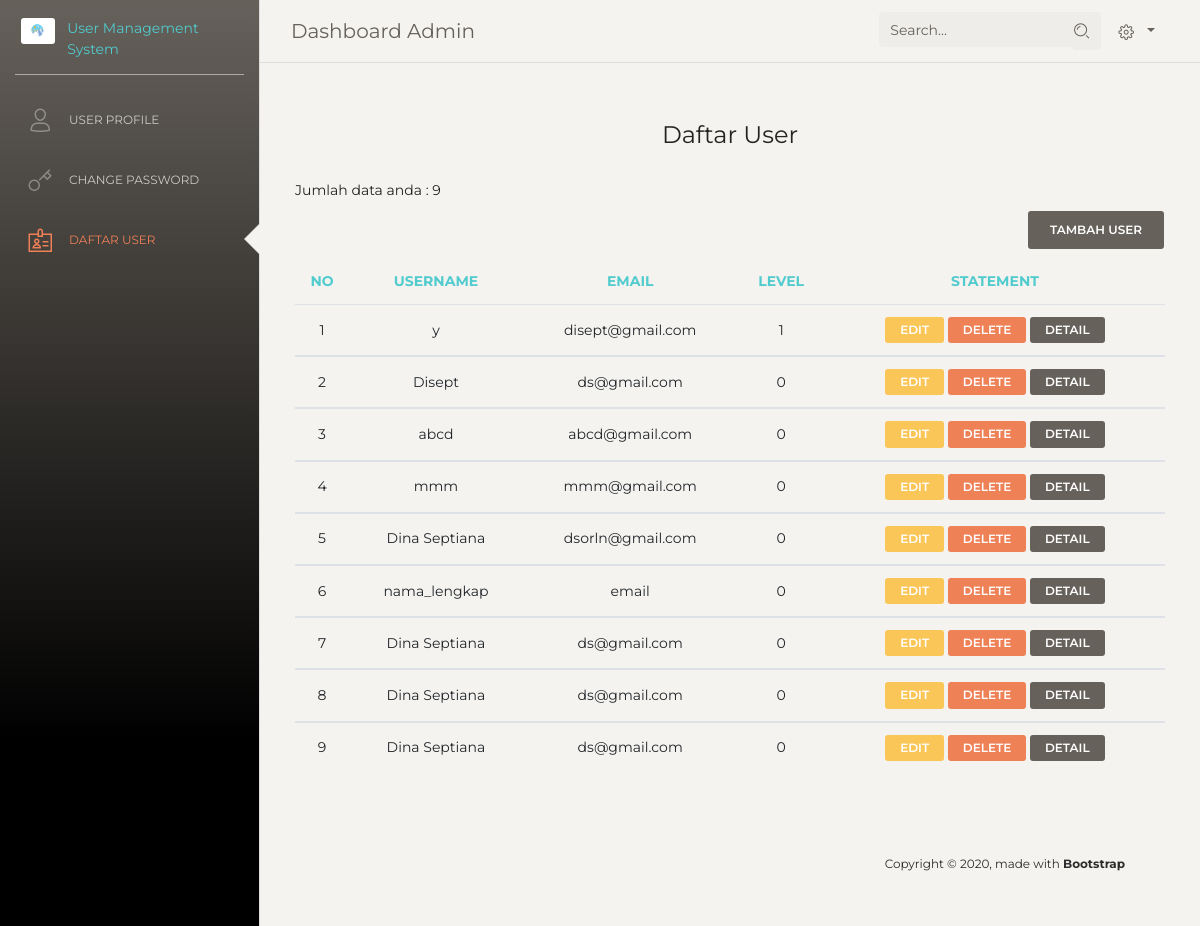
The app's page /admin/tables.php with its own data.
### tables this page shows
CREATE TABLE `users` (
  `id` int(11) NOT NULL,
  `email` varchar(100) NOT NULL,
  `nama_lengkap` varchar(100) NOT NULL,
  `password` varchar(225) NOT NULL,
  `deleted_at` timestamp NULL DEFAULT NULL,
  `created_at` timestamp NOT NULL DEFAULT CURRENT_TIMESTAMP ON UPDATE CURRENT_TIMESTAMP,
  `updated_at` timestamp NOT NULL DEFAULT CURRENT_TIMESTAMP ON UPDATE CURRENT_TIMESTAMP,
  `is_admin` tinyint(1) NOT NULL DEFAULT '0'
);

### admin/tables.php (the view, shortened to what this page needs)
<?php
require_once '../config/db.php';
$query =mysqli_query($db,"select * from users");
?>
<!DOCTYPE html>
<html lang="en">
<head>
  <link href="../assets/css/font-awesome.min.css" rel="stylesheet">
  <link href="../assets/css/bootstrap.min.css" rel="stylesheet" />
  <link href="../assets/css/paper-dashboard.css?v=2.0.0" rel="stylesheet" />
  <link href="../assets/demo/demo.css" rel="stylesheet" />
</head>
<body>
  <div class="wrapper ">
    <div class="sidebar" data-color="blue" data-active-color="danger">
      <div class="logo">
        <a href="index.php" class="simple-text logo-mini">
          <div class="logo-image-small">
            <img src="../assets/img/Logo.jpg">
          </div>
        </a>
        <a href="index.php" class="logo-normal">
          User Management System
        </a>
      </div>
      <div class="sidebar-wrapper">
        <ul class="nav">
          <li>
            <a href="../admin/index.php">
              <i class="nc-icon nc-single-02"></i>
              <p>User Profile</p>
            </a>
          </li>
          <li>
            <a href="./cp.php">
              <i class="nc-icon nc-key-25"></i>
              <p>Change Password</p>
            </a>
          </li>
          <li class="active">
            <a href="./tables.php">
              <i class="nc-icon nc-badge"></i>
              <p>Daftar User</p>
            </a>
          </li>
        </ul>
      </div>
    </div>
    <div class="main-panel">
      <nav class="navbar navbar-expand-lg navbar-absolute fixed-top navbar-transparent">
        <div class="container-fluid">
          <div class="navbar-wrapper">
            <a class="navbar-brand" href="#">Dashboard Admin</a>
          </div>
          <div class="collapse navbar-collapse justify-content-end" id="navigation">
            <form>
              <div class="input-group no-border">
                <input type="text" value="" class="form-control" placeholder="Search...">
                <div class="input-group-append">
                  <div class="input-group-text">
                    <i class="nc-icon nc-zoom-split"></i>
                  </div>
                </div>
              </div>
            </form>
            <ul class="navbar-nav">
              <li class="nav-item btn-rotate dropdown">
                <a class="nav-link dropdown-toggle" href="#" id="navbarDropdownMenuLink" data-toggle="dropdown" aria-haspopup="true" aria-expanded="false">
                  <i class="nc-icon nc-settings-gear-65"></i>
                </a>
              </li>
            </ul>
          </div>
        </div>
      </nav>
      <div class="content">
      <div class="row">
      <div class="col-md-12">
            <div class="card card-plain">
              <div class="card-header">
                <h4 class="text-center card-title"> Daftar User </h4>
              </div>
              <div class="card-body">
                <div class="table-responsive">
                  <table class="table">
                    <thead class=" text-primary text-center">
                      <th>No</th>
                      <th>Username</th>
                      <th>Email</th>
                      <th>Level</th>
                      <th>Statement</th>
                    </thead>
                    <?php
                    $c=0;
                    while ($row=mysqli_fetch_array($query)) {
                    ?>
                    <tbody class="text-center">
                      <tr>
                      <td><?php echo $c=$c+1;?></td>
                      <td><?php echo $row['nama_lengkap'];?></td>
                      <td><?php echo $row['email'];?></td>
                      <td><?php echo $row['is_admin'];?></td>
                      <td>
                        <button data-id="<?php echo $row['id'];?>"
                          data-nama="<?php echo $row['nama_lengkap'];?>"
                          data-email="<?php echo $row['email'];?>"
                          data-toggle="modal" data-target="#edit" class="btn btn-sm btn-warning editData">Edit</button>
                          <a class="btn btn-sm btn-danger text-white" href="Delete.php?id=<?php echo $row['id']; ?>" onclick="return confirm ('Apakah anda ingin menghapus user ini?')">Delete</a>
                          <a class="btn btn-sm btn-succes text-white" href="Detail.php?id=<?php echo $row['id']; ?>">Detail</a>
                      </td>
                      <?php
                      }
                      ?>
                      <div class="text-right">
                        <a class="btn btn-dark" href="../register.php">Tambah User</a>
                      </div>
                      </tr>
                    </tbody>
                  </table>
              </div>
            </div>
        </div>
      <footer class="footer footer-black footer-white ">
        <div class="container-fluid">
            <div class="credits ml-auto">
              <span class="copyright">
                Copyright ©
                , made with <b>Bootstrap</b>
              </span>
            </div>
    </div>
  </div>
</body>
</html>

### records on screen
users: nama_lengkap "y", email "disept@gmail.com", is_admin "1"
users: c "2", nama_lengkap "Disept", email "ds@gmail.com", is_admin "0"
users: c "3", nama_lengkap "abcd", email "abcd@gmail.com", is_admin "0"
users: c "4", nama_lengkap "mmm", email "mmm@gmail.com", is_admin "0"
users: c "5", nama_lengkap "Dina Septiana", email "dsorln@gmail.com", is_admin "0"
users: c "6", nama_lengkap "nama_lengkap", email "email", is_admin "0"
users: c "7", nama_lengkap "Dina Septiana", email "ds@gmail.com", is_admin "0"
users: c "8", nama_lengkap "Dina Septiana", email "ds@gmail.com", is_admin "0"
users: c "9", nama_lengkap "Dina Septiana", email "ds@gmail.com", is_admin "0"
